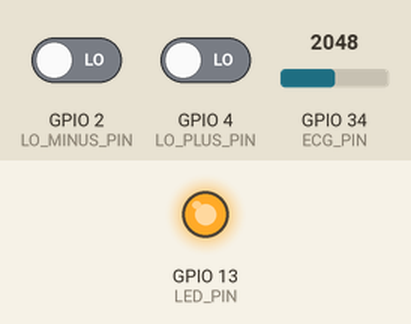
Bench run of a sketch on a simulated ESP32. Shown: output pins drawn as LEDs (lit = HIGH). Dashed ring = blinking. The test bench sets the inputs (shaded band); at power-on: GPIO 2 (LO_MINUS_PIN) LOW, GPIO 4 (LO_PLUS_PIN) LOW, GPIO 34 (ECG_PIN) = 2048. What the sketch prints to the serial monitor is not drawn.

Above: at 1.5 s.
At 3.4 s:
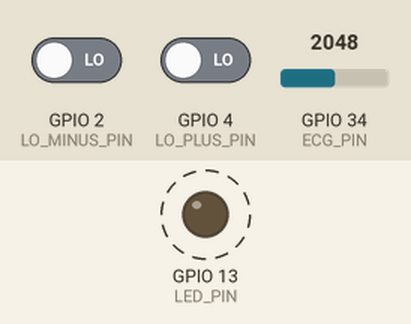
Timing chart, 0 to 4.0 s (numbered marks = the images above):
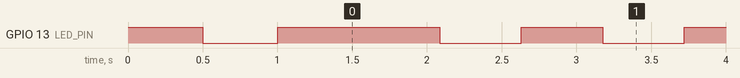

Measured:
- by itself, GPIO 13 (LED_PIN): goes LOW 0.50 s, HIGH 1.1 s, 116 × (LOW 0.54 s, HIGH 0.54 s), LOW 0.56 s, then HIGH

The sketch:

HeartWise_Minimal.ino
```cpp
/*
 * HeartWise ECG - Minimal Bootup Version
 */

const int ECG_PIN = 34;
const int LO_MINUS_PIN = 2;
const int LO_PLUS_PIN = 4;
const int LED_PIN = 13;

unsigned long lastTime = 0;
int ledState = 0;
int count = 0;

void setup() {
  pinMode(LED_PIN, OUTPUT);
  pinMode(ECG_PIN, INPUT);
  pinMode(LO_MINUS_PIN, INPUT);
  pinMode(LO_PLUS_PIN, INPUT);

  digitalWrite(LED_PIN, HIGH);
  delay(500);
  digitalWrite(LED_PIN, LOW);
  delay(500);
  digitalWrite(LED_PIN, HIGH);

  Serial.begin(115200);
}

void loop() {
  unsigned long now = micros();

  if (now - lastTime >= 4000) {  // 4ms = 250Hz
    int raw = analogRead(ECG_PIN);
    float v = (raw * 3.3 / 4095.0 - 1.65) * 1000.0;
    int g2 = digitalRead(LO_MINUS_PIN);
    int g4 = digitalRead(LO_PLUS_PIN);

    Serial.print("{\"raw\":");
    Serial.print(raw);
    Serial.print(",\"v\":");
    Serial.print((int)v);
    Serial.print(",\"g2\":");
    Serial.print(g2);
    Serial.print(",\"g4\":");
    Serial.print(g4);
    Serial.println("}");

    count++;
    if (count >= 125) {
      ledState = !ledState;
      digitalWrite(LED_PIN, ledState);
      count = 0;
    }

    lastTime = now;
  }
}
```
